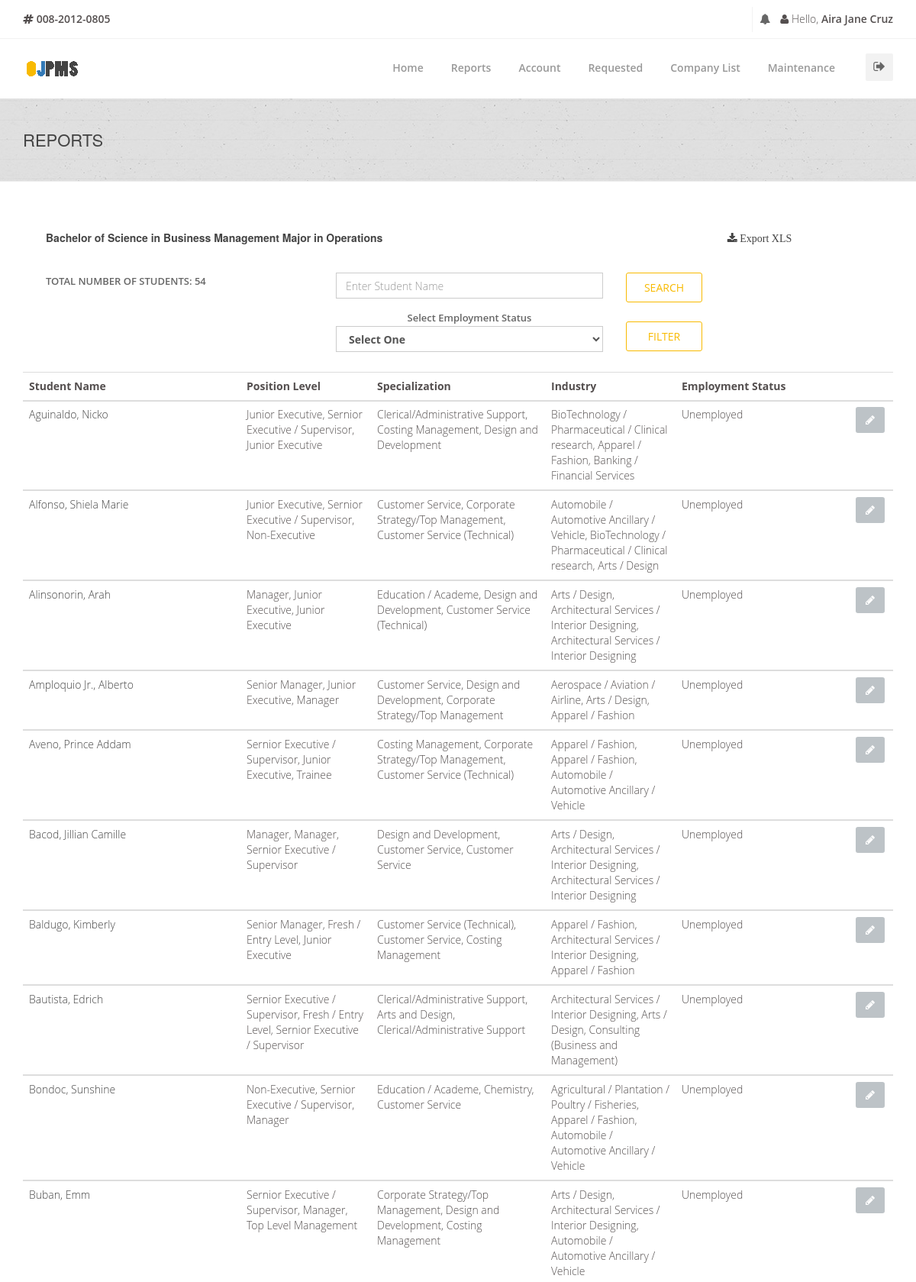
/admin/admin-field.php?id=2 (signed in, upper part), run on the app's committed database.
### tables this page shows
CREATE TABLE `coursetbl` (
  `CourseID` int(11) NOT NULL AUTO_INCREMENT,
  `CourseTitle` varchar(255) NOT NULL,
  `CourseCode` varchar(255) NOT NULL,
  `CourseDescription` varchar(255) NOT NULL,
  PRIMARY KEY (`CourseID`)
);

CREATE TABLE `studentinfotbl` (
  `StudentID` varchar(255) NOT NULL,
  `Password` varchar(255) NOT NULL,
  `SaltedPassword` varchar(255) NOT NULL,
  `FirstName` varchar(255) NOT NULL,
  `MiddleName` varchar(255) NOT NULL,
  `LastName` varchar(255) NOT NULL,
  `Gender` varchar(255) NOT NULL,
  `Birthdate` varchar(255) NOT NULL,
  `Status` varchar(255) NOT NULL,
  `CivilStatus` varchar(255) NOT NULL,
  `Nationality` varchar(255) NOT NULL,
  `EmploymentStatus` varchar(255) NOT NULL,
  `FBLink` varchar(255) NOT NULL,
  `TwitterLink` varchar(255) NOT NULL,
  `ProfileImage` varchar(255) NOT NULL,
  `MajorCourse` varchar(255) NOT NULL,
  PRIMARY KEY (`StudentID`)
);

### connection.php (called while the page is built, shortened)
<?php
class GSecureSQLConfig
{
    static function get_mysqli_config($type = NULL)
    {
        if (strtoupper($type) == 'LOCALHOST') {
            return array(
                'host' => 'localhost:3306',
                'user' => 'root',
                'pass' => '',
                'db' => 'e2edb'
            );
        } else {
            return array(
                'host' => 'mysql.hostinger.ph',
                'user' => 'u987316885_e2edb',
                'pass' => 'o2ehQX3wqO',
                'db' => 'u987316885_e2edb'
            );
        }
    }
}
class GSecureSQL
{
    private static $config;
    private static function _get_mysqli_config()
    {
        self::$config = GSecureSQLConfig::get_mysqli_config();
    }
    static function query($sql, $has_return = FALSE, $types = NULL)
    {
        $cn = new mysqli(
            self::$config['host'],
            self::$config['user'],
            self::$config['pass'],
            self::$config['db']
        );
        $ret = NULL;
        $st = $cn->prepare($sql);
        if (is_null($types)) {
            if (!$has_return) {
                $st->execute();
                $st->close();
                $cn->close();
                $ret = 'Query has been executed';
            } else {
                $st->execute();
                $code_result = '$st->bind_result(';
                $bool = false;
                $p = array();
                for($i = 0; $i < $st->field_count; $i++){
                    if(!$bool){
                        $bool = true;
                        $code_result .= '$p[' . $i . ']';
                    }else{
                        $code_result .= ',$p[' . $i . ']';
                    }
                }
                $code_result .= ');';
                eval($code_result);
                $ret = array();
                $k = 0;
                while($st->fetch()){
                    for($i = 0; $i < count($p); $i++){
                        $ret[$k][$i] = $p[$i];
                    }
                    $k++;
                }
                $st->close();
                $cn->close();
            }
        } else {
            if (!$has_return) {
                $arg = func_get_args();
                $code = '$st->bind_param($types';
                for ($i = 3; $i < count($arg); $i++) {
                    $code .= ',$arg[' . $i . ']';
                }
                $code .= ');';
                eval($code);
                $st->execute();
                $st->close();
                $cn->close();
            } else {
                $arg = func_get_args();
                $code = '$st->bind_param($types';
                for ($i = 3; $i < count($arg); $i++) {
                    $code .= ',$arg[' . $i . ']';
                }
                $code .= ');';
                eval($code);
                $st->execute();
                $code_result = '$st->bind_result(';
                $bool = false;
                $p = array();
                for($i = 0; $i < $st->field_count; $i++){
                    if(!$bool){
                        $bool = true;
                        $code_result .= '$p[' . $i . ']';
                    }else{
                        $code_result .= ',$p[' . $i . ']';
                    }
                }
                $code_result .= ');';
                eval($code_result);
                $ret = array();
                $k = 0;
                while($st->fetch()){
                    for($i = 0; $i < count($p); $i++){
                        $ret[$k][$i] = $p[$i];
                    }
                    $k++;
                }
            }
        }
        return $ret;
    }
}

### admin/admin-field.php (the view, shortened to what this page needs)
<?php
include('../connection.php');
$CourseID = $_GET['id'];
$course_tbl =
    GSecureSQL::query(
        "SELECT * FROM coursetbl WHERE CourseID = ?",
        TRUE,
        "s",
        $CourseID
    );
$CourseTitle = $course_tbl[0][1];
$CourseCode = $course_tbl[0][2];
$studentinfo_tbl =
    GSecureSQL::query(
        "SELECT COUNT(*) FROM studentinfotbl WHERE MajorCourse=?",
        TRUE,
        "s",
        $CourseCode
    );
$Total = $studentinfo_tbl[0][0];
?>
<!doctype html>
<html lang="en">
<head>
    <link href="../css/bootstrap.min.css" rel="stylesheet"/>
    <link href="../css/bootstrapValidator.min.css" rel="stylesheet"/>
    <link rel="stylesheet" href="../css/font-awesome.min.css" type="text/css" media="screen">
    <link href="../fonts/ffonts/montserrat.css" rel="stylesheet" type="text/css">
    <link href="../fonts/ffonts/kaushan.css" rel="stylesheet" type="text/css">
    <link href="../fonts/ffonts/droid.css" rel="stylesheet" type="text/css">
    <link href="../fonts/ffonts/roboto.css" rel="stylesheet" type="text/css">
    <link rel="stylesheet" type="text/css" href="../css/slicknav.css" media="screen">
    <link rel="stylesheet" type="text/css" href="../css/style.css" media="screen">
    <link rel="stylesheet" type="text/css" href="../css/responsive.css" media="screen">
    <link rel="stylesheet" type="text/css" href="../css/animate.css" media="screen">
    <link rel="stylesheet" type="text/css" href="../css/colors/yellow.css" title="yellow" media="screen"/>
</head>
<body>
<div id="container">
        <div class="top-bar">
            <div class="container">
                <div class="row">
                    <div class="col-md-6">
                            <ul class="contact-details">
                                <li class="profile-name"><i class="fa fa-hashtag"></i> <b>008-2012-0805</b></li>
                            </ul>
                    </div>
                    <div class="col-md-6">
                            <ul class="social-list">
                                <li class="profile-name">
                                    <a class="bell itl-tooltip" data-placement="bottom" title="" href="#" data-original-title="Notification"><i class="fa fa-bell"></i></a>
                                </li>
                                <li class="profile-name">
                                </li>
                                <li class="profile-name">
                                    <i class="fa fa-user"></i> Hello, <b>Aira Jane Cruz</b>
                                </li>
                            </ul>
                    </div>
                </div>
            </div>
        </div>
        <div class="navbar navbar-default navbar-top">
            <div class="container">
                <div class="navbar-header">
                     <a class="navbar-brand" href="">
                        <img src="../images/ojpms.png">
                    </a>
                </div>
                <div class="navbar-collapse collapse">
                    <div class="signout-side">
                        <a class="show-signout" data-toggle='modal' data-target='#Logout'><i class="fa fa-sign-out"></i></a>
                    </div>
                    <ul class="nav navbar-nav navbar-right">
                        <li>
                            <a href="admin.php">Home</a>
                        </li>
                        <li>
                            <a>Reports</a>
                         </li>
                        <li>
                            <a href="admin-account.php">Account</a>
                        </li>
                        <li>
                            <a href="admin-requested.php">Requested</a>
                        </li>
                        <li>
                           <a>Company List</a>
                        </li>
                        <li>
                        <a> Maintenance</a>
                    </li>
                    </ul>
                </div>
            </div>
</div>
<div class="page-banner" style="padding:40px 0; center #f9f9f9;">
    <div class="container">
        <div class="row">
            <div class="col-md-6">
                <h2>Reports</h2>
            </div>
        </div>
    </div>
</div>
<br><br><br>
<div class="container">
    <div class="header_advertising">
        <div class="container">
            <div class="col-md-8">
                <h5> <?php echo $CourseTitle; ?> <h5>
            </div>
            <div class="col-md-4">
                <div class="form-group text-center">
                    <a href="" >
                        <span class="fa fa-download"> Export XLS </span>
                    </a>
                </div>
            </div>
        </div>
    </div>
    <div class="header2_advertising">
        <div class="container">
            <div class = "row-field">
            <div class="col-sm-4">
                <label><b>TOTAL NUMBER OF STUDENTS: <?php echo $Total; ?></b></label>
            </div>
            <div class="col-sm-4">
                <div class="form-group">
                        <input type="text" name= id= "" class="form-control"
                               value="" placeholder = "Enter Student Name">
                </div>
            </div>
            <div class="col-sm-4">
                 <button type="submit" class="btn-system btn-large border-btn" href="#" style = "width:100px;" >Search</button>
            </div>
            </div>
            <div class = "row-field">
            <div class = "col-md-4" style = "margin-left:380px;" >
                    <label>
                        <center><b>Select Employment Status </b>
                    </label></center>
                    <select id="status" name="status" class="form-control" style="width:350px;">
                        <option value="pos"> Select One</option>
                    </select><br>
            </div>
            <div class="col-md-3" style = "margin-top:15px;" >
                 <button type="submit" class="btn-system btn-large border-btn" href="#" style = "width:100px;">Filter</button>
            </div>
            </div>
            </div>
        </div>
    </div>
  <div class = "container">
    <table class="table segment table-hover">
        <thead>
        <tr>
            <th width="25%" class="tabletitle"> Student Name</th>
            <th width="15%" class="tabletitle"> Position Level</th>
            <th width="20%" class="tabletitle"> Specialization</th>
            <th width="15%" class="tabletitle"> Industry</th>
            <th width="20%" class="tabletitle"> Employment Status</th>
            <th width="5%" class="tabletitle"></th>
        </thead>
        <?php
        $studentinfocourse_tbl =
            GSecureSQL::query(
                "SELECT
                StudentID,
                FirstName,
                LastName,
                EmploymentStatus
                FROM studentinfotbl
                WHERE MajorCourse = ?
                ORDER BY LastName ASC",
                TRUE,
                "s",
                $CourseCode
            );
        foreach ($studentinfocourse_tbl as $value) {
            $StudentID = $value[0];
            $FirstName = $value[1];
            $LastName = $value[2];
            $FullName = $LastName . ", " . $FirstName;
            $EmploymentStatus = $value[3];
            $positionlevel_tbl =
                GSecureSQL::query(
                    "SELECT PositionLevel FROM workexperiencetbl WHERE StudentID = ? LIMIT 3",
                    TRUE,
                    "s",
                    $StudentID
                );
            $specialization_tbl =
                GSecureSQL::query(
                    "SELECT Specialization FROM workexperiencetbl WHERE StudentID = ? LIMIT 3",
                    TRUE,
                    "s",
                    $StudentID
                );
            $industry_tbl =
                GSecureSQL::query(
                    "SELECT Industry FROM workexperiencetbl WHERE StudentID = ? LIMIT 3",
                    TRUE,
                    "s",
                    $StudentID
                );
            $positionlevel_tbl = array_reduce($positionlevel_tbl, 'array_merge', array());
            $specialization_tbl = array_reduce($specialization_tbl, 'array_merge', array());
            $industry_tbl = array_reduce($industry_tbl, 'array_merge', array());
            $PositionLevel = implode(", ", $positionlevel_tbl);
            $Specialization = implode(", ", $specialization_tbl);
            $Industry = implode(", ", $industry_tbl);
            ?>
            <tbody>
            <tr>
                <td>
                    <a href = 'resumelink.php'><?php echo $FullName; ?></a>
                </td>
                <td class = 'tcenter'><?php echo $PositionLevel; ?></td>
                <td class = 'tcenter'><?php echo $Specialization; ?></td>
                <td class = 'tcenter'><?php echo $Industry; ?></td>
                <td class = 'tcenter'><?php echo $EmploymentStatus; ?></td>
                <td>
                    <a id='Edit' href='admin-editstudent.php' class='btn btn-default'>
                        <i class='fa fa-pencil'></i>
                    </a>
                </td>
            </tr>
            </tbody>
            <?php
        }
        ?>
    </table>
</div>
</div>
<br><br>
</body>
</html>

### css/colors/yellow.css (style rules this page uses)
a { color: #444; }
.navbar-default .navbar-nav > li > a:after { background-color: #f8ba01; }
.btn-system { background-color: #f8ba01; }
.btn-system.border-btn { border-color: #f8ba01; color: #f8ba01; }

### data on the page
coursetbl: CourseTitle "Bachelor of Science in Business Management Major in Operations"
studentinfotbl: FullName "Aguinaldo, Nicko", PositionLevel "Junior Executive, Sernior Executive / Supervisor, Junior Executive", Specialization "Clerical/Administrative Support, Costing Management, Design and Development", Industry "BioTechnology / Pharmaceutical / Clinical research, Apparel / Fashion, Banking / Financial Services", EmploymentStatus "Unemployed"
studentinfotbl: FullName "Alfonso, Shiela Marie", PositionLevel "Junior Executive, Sernior Executive / Supervisor, Non-Executive", Specialization "Customer Service, Corporate Strategy/Top Management, Customer Service (Technical)", Industry "Automobile / Automotive Ancillary / Vehicle, BioTechnology / Pharmaceutical / Clinical research, Arts / Design", EmploymentStatus "Unemployed"
studentinfotbl: FullName "Alinsonorin, Arah", PositionLevel "Manager, Junior Executive, Junior Executive", Specialization "Education / Academe, Design and Development, Customer Service (Technical)", Industry "Arts / Design, Architectural Services / Interior Designing, Architectural Services / Interior Designing", EmploymentStatus "Unemployed"
studentinfotbl: FullName "Amploquio Jr., Alberto", PositionLevel "Senior Manager, Junior Executive, Manager", Specialization "Customer Service, Design and Development, Corporate Strategy/Top Management", Industry "Aerospace / Aviation / Airline, Arts / Design, Apparel / Fashion", EmploymentStatus "Unemployed"
studentinfotbl: FullName "Aveno, Prince Addam", PositionLevel "Sernior Executive / Supervisor, Junior Executive, Trainee", Specialization "Costing Management, Corporate Strategy/Top Management, Customer Service (Technical)", Industry "Apparel / Fashion, Apparel / Fashion, Automobile / Automotive Ancillary / Vehicle", EmploymentStatus "Unemployed"
studentinfotbl: FullName "Bacod, Jillian Camille", PositionLevel "Manager, Manager, Sernior Executive / Supervisor", Specialization "Design and Development, Customer Service, Customer Service", Industry "Arts / Design, Architectural Services / Interior Designing, Architectural Services / Interior Designing", EmploymentStatus "Unemployed"
studentinfotbl: FullName "Baldugo, Kimberly", PositionLevel "Senior Manager, Fresh / Entry Level, Junior Executive", Specialization "Customer Service (Technical), Customer Service, Costing Management", Industry "Apparel / Fashion, Architectural Services / Interior Designing, Apparel / Fashion", EmploymentStatus "Unemployed"
studentinfotbl: FullName "Bautista, Edrich", PositionLevel "Sernior Executive / Supervisor, Fresh / Entry Level, Sernior Executive / Supervisor", Specialization "Clerical/Administrative Support, Arts and Design, Clerical/Administrative Support", Industry "Architectural Services / Interior Designing, Arts / Design, Consulting (Business and Management)", EmploymentStatus "Unemployed"
studentinfotbl: FullName "Bondoc, Sunshine", PositionLevel "Non-Executive, Sernior Executive / Supervisor, Manager", Specialization "Education / Academe, Chemistry, Customer Service", Industry "Agricultural / Plantation / Poultry / Fisheries, Apparel / Fashion, Automobile / Automotive Ancillary / Vehicle", EmploymentStatus "Unemployed"
studentinfotbl: FullName "Buban, Emm", PositionLevel "Sernior Executive / Supervisor, Manager, Top Level Management", Specialization "Corporate Strategy/Top Management, Design and Development, Costing Management", Industry "Arts / Design, Architectural Services / Interior Designing, Automobile / Automotive Ancillary / Vehicle", EmploymentStatus "Unemployed"

### other printed values
$Total "54"
